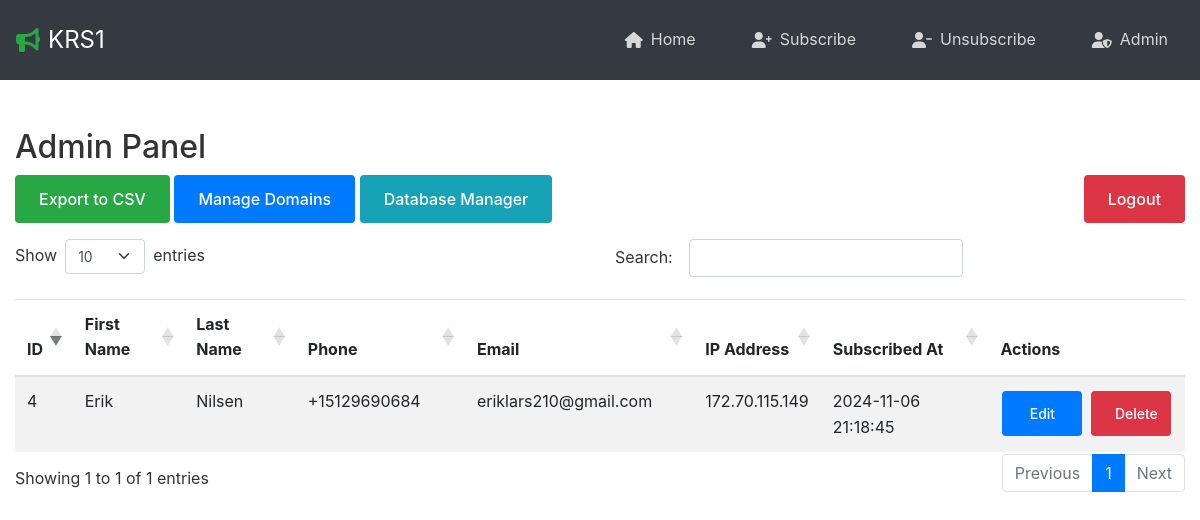
/admin.php (signed in), run on the app's committed database.
### tables this page shows
CREATE TABLE `settings` (
  `id` int unsigned NOT NULL AUTO_INCREMENT,
  `setting_name` varchar(50) NOT NULL,
  `setting_value` text NOT NULL,
  PRIMARY KEY (`id`),
  UNIQUE KEY `setting_name` (`setting_name`)
);

CREATE TABLE `subscribers` (
  `id` int unsigned NOT NULL AUTO_INCREMENT,
  `first_name` varchar(30) NOT NULL,
  `last_name` varchar(30) NOT NULL,
  `phone` varchar(15) NOT NULL,
  `email` varchar(50) NOT NULL,
  `ip_address` varchar(45) NOT NULL,
  `subscribed_at` timestamp NULL DEFAULT CURRENT_TIMESTAMP,
  PRIMARY KEY (`id`)
);

### includes/config.php (called while the page is built, shortened)
<?php
    $db_host = 'localhost';
    $db_name = 'sms';
    $db_user = 'root';
    $db_pass = '';
    $conn = new mysqli($db_host, $db_user, $db_pass, $db_name);
    $conn->set_charset("utf8mb4");
    function getCompanyName() {
        global $conn;
        $current_domain = $_SERVER['HTTP_HOST'];
        $stmt = $conn->prepare("SELECT company_name, dba_name FROM domain_mappings WHERE domain_name = ?");
        $stmt->bind_param("s", $current_domain);
        $stmt->execute();
        $result = $stmt->get_result();
        $stmt = $conn->prepare("SELECT setting_value FROM settings WHERE setting_name = 'CompanyName'");
        $stmt->execute();
        $result = $stmt->get_result();
        if ($result->num_rows > 0) {
            $row = $result->fetch_assoc();
            return $row['setting_value'];
        }
        return 'Company Name';
    }
?>

### admin.php (the view, shortened to what this page needs)
<?php
include 'includes/config.php';
function getOperatingSystem() {
    $os = php_uname('s');
    return (stripos($os, 'Ubuntu') !== false) ? 'Ubuntu' : 'Windows';
}
    ?>
    <?php
$query = "SELECT * FROM subscribers";
$result = $conn->query($query);
$companyName = getCompanyName();
$currentOS = getOperatingSystem();
$dbManagerFile = ($currentOS === 'Ubuntu') ? 'db_manager_ubuntu.php' : 'db_manager.php';
?>
<!DOCTYPE html>
<html lang="en">
<head>
    <link href="https://stackpath.bootstrapcdn.com/bootstrap/4.5.2/css/bootstrap.min.css" rel="stylesheet">
    <link href="https://cdn.datatables.net/1.10.22/css/dataTables.bootstrap4.min.css" rel="stylesheet">
    <link href="https://cdnjs.cloudflare.com/ajax/libs/font-awesome/6.0.0/css/all.min.css" rel="stylesheet">
    <link rel="stylesheet" href="css/style.css">
</head>
<body>
    <nav class="navbar">
        <a href="index.php" class="navbar-brand">
            <i class="fas fa-bullhorn"></i>
            <?php echo htmlspecialchars($companyName); ?>
        </a>
        <ul class="nav-links">
            <li><a href="index.php" class="nav-home"><i class="fas fa-home"></i> Home</a></li>
            <li><a href="subscribe.php" class="nav-subscribe"><i class="fas fa-user-plus"></i> Subscribe</a></li>
            <li><a href="unsubscribe.php" class="nav-unsubscribe"><i class="fas fa-user-minus"></i> Unsubscribe</a></li>
            <?php if (isset($_SESSION['admin_authenticated']) && $_SESSION['admin_authenticated']): ?>
            <li><a href="admin.php" class="nav-admin"><i class="fas fa-user-shield"></i> Admin</a></li>
            <?php endif; ?>
        </ul>
    </nav>
    <div class="container-fluid mt-5">
        <h2>Admin Panel</h2>
        <div class="mb-3">
            <a href="?export=1" class="btn btn-success">Export to CSV</a>
            <a href="admin_domains.php" class="btn btn-primary">Manage Domains</a>
            <a href="<?php echo $dbManagerFile; ?>" class="btn btn-info">Database Manager</a>
            <a href="?logout=1" class="btn btn-danger float-right">Logout</a>
        </div>
        <div class="table-responsive">
            <table id="subscribersTable" class="table table-striped">
                <thead>
                    <tr>
                        <th>ID</th>
                        <th>First Name</th>
                        <th>Last Name</th>
                        <th>Phone</th>
                        <th>Email</th>
                        <th>IP Address</th>
                        <th>Subscribed At</th>
                        <th>Actions</th>
                    </tr>
                </thead>
                <tbody>
                    <?php while ($row = $result->fetch_assoc()): ?>
                    <tr data-id="<?php echo $row['id']; ?>">
                        <td><?php echo $row['id']; ?></td>
                        <td><?php echo htmlspecialchars($row['first_name']); ?></td>
                        <td><?php echo htmlspecialchars($row['last_name']); ?></td>
                        <td><?php echo htmlspecialchars($row['phone']); ?></td>
                        <td><?php echo htmlspecialchars($row['email']); ?></td>
                        <td><?php echo $row['ip_address']; ?></td>
                        <td><?php echo $row['subscribed_at']; ?></td>
                        <td>
                            <button type="button" class="btn btn-primary btn-sm action-btn edit-btn">Edit</button>
                            <button type="button" class="btn btn-danger btn-sm action-btn delete-btn">Delete</button>
                        </td>
                    </tr>
                    <?php endwhile; ?>
                </tbody>
            </table>
        </div>
    </div>
</body>
</html>

### css/style.css (style rules this page uses)
body { font-family: -apple-system, BlinkMacSystemFont, "Segoe UI", Roboto, "Helvetica Neue", Arial, sans-serif; line-height: 1.6; color: #333; min-height: 100vh; display: flex; flex-direction: column; }
.navbar { background-color: #343a40; padding: 1rem; display: flex; justify-content: space-between; align-items: center; }
.navbar-brand { color: #fff; font-size: 1.5rem; text-decoration: none; display: flex; align-items: center; gap: 0.5rem; }
.navbar-brand i { color: #28a745; }
.nav-links { list-style: none; margin: 0; padding: 0; display: flex; gap: 1.5rem; }
.nav-links a { color: rgba(255,255,255,0.8); text-decoration: none; display: flex; align-items: center; gap: 0.5rem; transition: all 0.2s; padding: 0.5rem 1rem; border-radius: 4px; }
.btn { padding: 0.75rem 1.5rem; border-radius: 4px; font-weight: 500; transition: all 0.2s; display: inline-flex; align-items: center; justify-content: center; gap: 0.5rem; border: none; cursor: pointer; }
.btn-danger { background-color: #dc3545; border-color: #dc3545; color: #fff; }
.btn-success { background-color: #28a745; border-color: #28a745; color: #fff; }

### admin.php (style rules this page uses)
.action-btn { width: 80px; margin: 2px; display: inline-block !important; }
#subscribersTable th:last-child, #subscribersTable td:last-child { display: table-cell !important; visibility: visible !important; white-space: nowrap; }
.table-responsive { overflow-x: auto; -webkit-overflow-scrolling: touch; }

### data on the page
settings: setting_value "KRS1"
subscribers: id "4", first_name "Erik", last_name "Nilsen", phone "+15129690684", email "eriklars210@gmail.com", ip_address "172.70.115.149", subscribed_at "2024-11-06 21:18:45"
